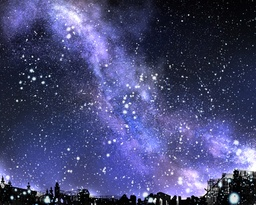
#> input picture hw1/background1.jpg, 256 x 205 px, shrunk from 1200 x 960 before the run, found by its file name
$ python avx.py
#> lines starting #> are read from the running program, lines starting #| are printed output that depends on the picture; after the words box and inside, x2 and y2 are one past the last pixel; in counts of white or black regions, pixels touching at a corner belong together
import cv2
import numpy as np
import time

kernel1=np.array([    #二維陣列 3x3
    [200,200,200],
    [200,200,200],
    [200,200,200]
])

kernel2=np.array([    #二維陣列  9x9
    [2,2,2,2,2,2,2,2,2],
    [2,2,2,2,2,2,2,2,2],
    [2,2,2,2,2,2,2,2,2],
    [2,2,2,2,2,2,2,2,2],
    [2,2,2,2,2,2,2,2,2],
    [2,2,2,2,2,2,2,2,2],
    [2,2,2,2,2,2,2,2,2],
    [2,2,2,2,2,2,2,2,2],
    [2,2,2,2,2,2,2,2,2]
])

kernel3 = cv2.getStructuringElement(cv2.MORPH_RECT, (3,3))

range1=100000

im = cv2.imread('C:\\Users\\USER\\Desktop\\vscode\\course\\hw1\\background1.jpg',0)
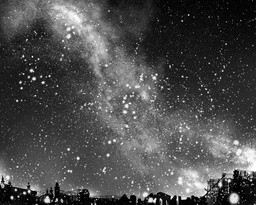
#> im: shape (205, 256); min 0, max 255, mean 76.4
im=cv2.resize(im,(0,0),fx=0.5,fy=0.5)
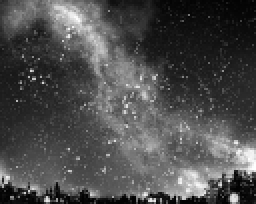
#> im: shape (102, 128) (shown 2 times larger); min 2, max 254, mean 76.8

image = cv2.medianBlur(im,3)
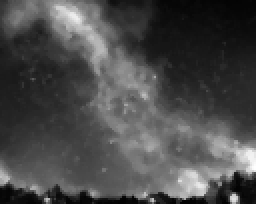
#> image: shape (102, 128) (shown 2 times larger); min 2, max 254, mean 74.3

ret,th1 = cv2.threshold(image,100,255 ,cv2.THRESH_BINARY)
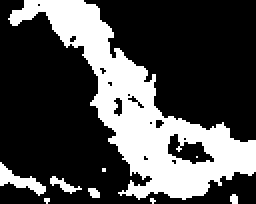
#> th1: shape (102, 128) (shown 2 times larger); 29.5% white; 9 white regions (5 under 20 px), largest, box (x1, y1, x2, y2) and area: (4, 0, 128, 100) 3593, (0, 81, 23, 98) 144, (25, 88, 41, 97) 53, (44, 94, 50, 99) 23


#------------------------------------------------------------------------------開啟AVX
print("使用avx執行open運算100000次")
#---------------------------3x3------------------------------------
start = time.time()

for i in range(range1):
    img=cv2.morphologyEx(th1, cv2.MORPH_OPEN, kernel3)
#> this loop made 100000 passes
#> pass 1, `img=cv2.morphologyEx(th1, cv2.MORPH_OPEN, kernel3)`:
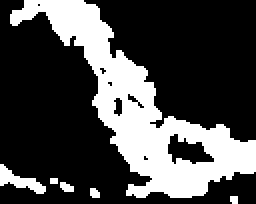
#> img: shape (102, 128) (shown 2 times larger); 28.5% white; 6 white regions (2 under 20 px), largest, box (x1, y1, x2, y2) and area: (5, 0, 128, 99) 3509, (0, 82, 23, 97) 141, (30, 91, 37, 96) 26, (45, 94, 50, 99) 21

end = time.time()

time1=end-start

print('使用3x3的kernel的時間是',time1,'秒')
#=================9x9================================================
start = time.time()

for i in range(range1):
    img=cv2.morphologyEx(th1, cv2.MORPH_OPEN, kernel2)
#> this loop made 100000 passes
#> pass 1, `img=cv2.morphologyEx(th1, cv2.MORPH_OPEN, kernel2)`:
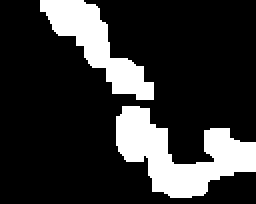
#> img: shape (102, 128) (shown 2 times larger); 20% white; 2 white regions, box (x1, y1, x2, y2) and area: (58, 53, 128, 99) 1568, (20, 0, 77, 50) 1045

end = time.time()

time1=end-start

print('使用9x9的kernel的時間是',time1,'秒')
#---------------------------------------------------------------------

#----------------------------------------------------------------------------------------關閉avx
cv2.setUseOptimized(False)
print("")
print("關閉avx執行open運算10000次")

start = time.time()

for i in range(range1):
    img=cv2.morphologyEx(th1, cv2.MORPH_OPEN, kernel3)

end = time.time()

time1=end-start

print('使用3x3的kernel的時間是',time1,'秒')
#=================9x9================================================
start = time.time()

for i in range(range1):
    img=cv2.morphologyEx(th1, cv2.MORPH_OPEN, kernel2)

end = time.time()

time1=end-start

print('使用9x9的kernel的時間是',time1,'秒')
#---------------------------------------------------------------------
